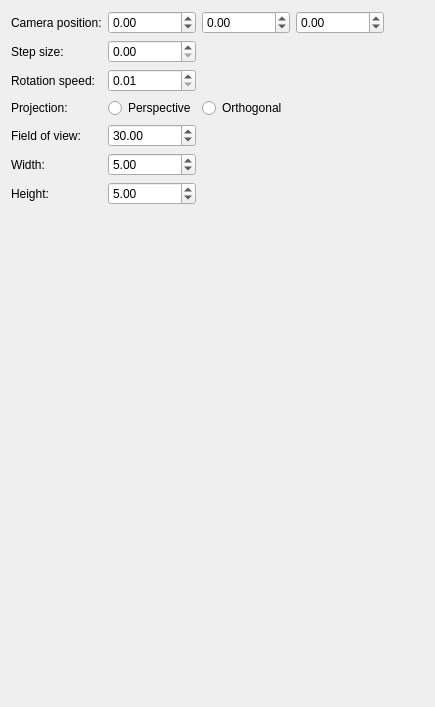
        <widget class="QWidget" name="tab_3">
         <attribute name="title">
          <string>Camera</string>
         </attribute>
         <layout class="QVBoxLayout" name="verticalLayout_14">
          <item>
           <layout class="QGridLayout" name="gridLayout_16">
            <property name="topMargin">
             <number>0</number>
            </property>
            <item row="6" column="1">
             <widget class="QDoubleSpinBox" name="sbOrthoWidth">
              <property name="maximum">
               <double>99999.990000000005239</double>
              </property>
              <property name="value">
               <double>5.000000000000000</double>
              </property>
             </widget>
            </item>
            <item row="4" column="1">
             <widget class="QRadioButton" name="rbPerspective">
              <property name="text">
               <string>Perspective</string>
              </property>
             </widget>
            </item>
            <item row="2" column="1">
             <widget class="QDoubleSpinBox" name="sbCamRotSpeed">
              <property name="decimals">
               <number>2</number>
              </property>
              <property name="minimum">
               <double>0.010000000000000</double>
              </property>
              <property name="maximum">
               <double>1.000000000000000</double>
              </property>
              <property name="singleStep">
               <double>0.100000000000000</double>
              </property>
             </widget>
            </item>
            <item row="4" column="4">
             <spacer name="horizontalSpacer_28">
              <property name="orientation">
               <enum>Qt::Horizontal</enum>
              </property>
              <property name="sizeHint" stdset="0">
               <size>
                <width>40</width>
                <height>20</height>
               </size>
              </property>
             </spacer>
            </item>
            <item row="6" column="0">
             <widget class="QLabel" name="labelOrthoWidth">
              <property name="text">
               <string>Width:</string>
              </property>
             </widget>
            </item>
            <item row="1" column="0">
             <widget class="QLabel" name="label_80">
              <property name="text">
               <string>Step size:</string>
              </property>
             </widget>
            </item>
            <item row="7" column="0">
             <widget class="QLabel" name="labelOrthoHeight">
              <property name="text">
               <string>Height:</string>
              </property>
             </widget>
            </item>
            <item row="4" column="2">
             <widget class="QRadioButton" name="rbOrtho">
              <property name="text">
               <string>Orthogonal</string>
              </property>
             </widget>
            </item>
            <item row="4" column="0">
             <widget class="QLabel" name="label_11">
              <property name="text">
               <string>Projection:</string>
              </property>
             </widget>
            </item>
            <item row="5" column="0">
             <widget class="QLabel" name="labelFOV">
              <property name="text">
               <string>Field of view:</string>
              </property>
             </widget>
            </item>
            <item row="2" column="0">
             <widget class="QLabel" name="label_70">
              <property name="text">
               <string>Rotation speed:</string>
              </property>
             </widget>
            </item>
            <item row="1" column="1">
             <widget class="QDoubleSpinBox" name="sbCameraStepSize">
              <property name="maximum">
               <double>99999.990000000005239</double>
              </property>
             </widget>
            </item>
            <item row="5" column="1">
             <widget class="QDoubleSpinBox" name="sbFOV">
              <property name="maximum">
               <double>180.000000000000000</double>
              </property>
              <property name="value">
               <double>30.000000000000000</double>
              </property>
             </widget>
            </item>
            <item row="7" column="1">
             <widget class="QDoubleSpinBox" name="sbOrthoHeight">
              <property name="maximum">
               <double>99999.990000000005239</double>
              </property>
              <property name="value">
               <double>5.000000000000000</double>
              </property>
             </widget>
            </item>
            <item row="0" column="0">
             <widget class="QLabel" name="label_10">
              <property name="sizePolicy">
               <sizepolicy hsizetype="Maximum" vsizetype="Preferred">
                <horstretch>0</horstretch>
                <verstretch>0</verstretch>
               </sizepolicy>
              </property>
              <property name="text">
               <string>Camera position:</string>
              </property>
             </widget>
            </item>
            <item row="0" column="1">
             <widget class="QDoubleSpinBox" name="sbCamX">
              <property name="sizePolicy">
               <sizepolicy hsizetype="Minimum" vsizetype="Fixed">
                <horstretch>0</horstretch>
                <verstretch>0</verstretch>
               </sizepolicy>
              </property>
              <property name="minimum">
               <double>-99999999.000000000000000</double>
              </property>
              <property name="maximum">
               <double>99999999.000000000000000</double>
              </property>
             </widget>
            </item>
            <item row="0" column="2">
             <widget class="QDoubleSpinBox" name="sbCamY">
              <property name="sizePolicy">
               <sizepolicy hsizetype="Minimum" vsizetype="Fixed">
                <horstretch>0</horstretch>
                <verstretch>0</verstretch>
               </sizepolicy>
              </property>
              <property name="minimum">
               <double>-99999999.000000000000000</double>
              </property>
              <property name="maximum">
               <double>99999999.989999994635582</double>
              </property>
             </widget>
            </item>
            <item row="0" column="3">
             <widget class="QDoubleSpinBox" name="sbCamZ">
              <property name="sizePolicy">
               <sizepolicy hsizetype="Minimum" vsizetype="Fixed">
                <horstretch>0</horstretch>
                <verstretch>0</verstretch>
               </sizepolicy>
              </property>
              <property name="minimum">
               <double>-99999999.000000000000000</double>
              </property>
              <property name="maximum">
               <double>99999999.000000000000000</double>
              </property>
             </widget>
            </item>
           </layout>
          </item>
          <item>
           <spacer name="verticalSpacer_9">
            <property name="orientation">
             <enum>Qt::Vertical</enum>
            </property>
            <property name="sizeHint" stdset="0">
             <size>
              <width>20</width>
              <height>491</height>
             </size>
            </property>
           </spacer>
          </item>
         </layout>
        </widget>
